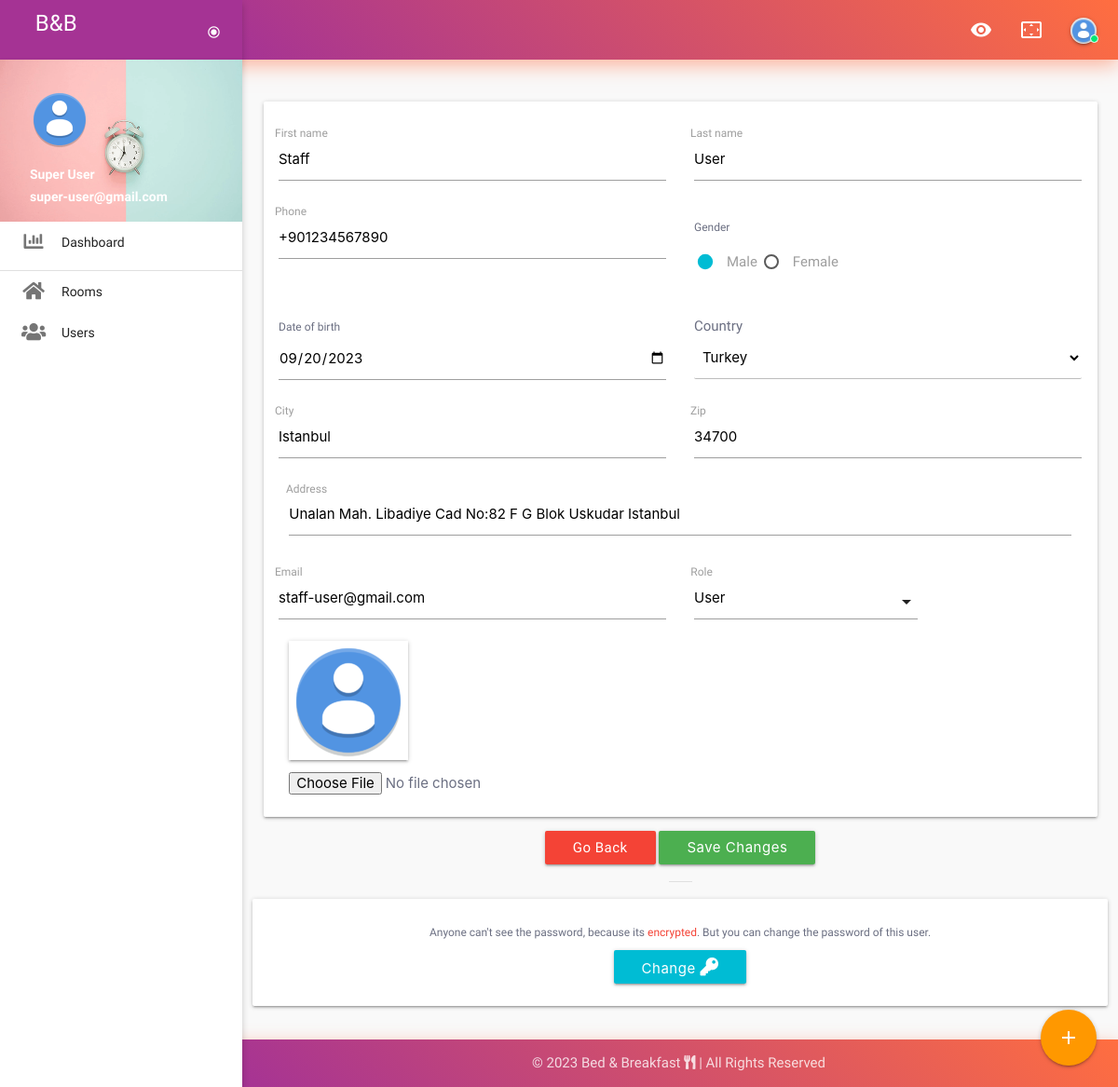
The page /user_modify?user_id=2 (signed in) on the database its author committed.
### src/models.py (models this page shows)
class User(db.Model, UserMixin):
    id = db.Column(db.Integer, primary_key=True)
    fname = db.Column(db.String(150))
    lname = db.Column(db.String(150))
    email = db.Column(db.String(150), unique=True)
    password = db.Column(db.Text)
    avatar = db.Column(db.String(225), default="default_user_img.png")
    phone = db.Column(db.String(100), default="")
    date_of_birth = db.Column(db.String(100), default="")
    gender = db.Column(db.String(100), default="")
    country = db.Column(db.String(100), default="")
    city = db.Column(db.String(100), default="")
    zip_code = db.Column(db.String(100), default="")
    address = db.Column(db.Text, default="")
    role = db.Column(db.Integer, default=0)
    registered_on = db.Column(db.String(25), default=datetime.datetime.now().date())
    hashCode = db.Column(db.Text)

### src/views.py (the view, shortened to what this page needs)
@views.route("/user_modify", methods=["GET", "POST"])
@login_required
def user_modify():
	if current_user.role == 1:
		if request.method == "GET":
			user_id = request.args.get("user_id")
			fetch_user_data = User.query.filter_by(id=user_id).first()
			default_avatar()
			return render_template("admin/user_modify.html", user=current_user, user_data=fetch_user_data)
	else:
		return redirect(url_for('views.user_dashboard'))

### src/views.py (called while the page is built)
def default_avatar():
	if not os.path.exists("src/static/img/user_avatars/default_user_img.png"):
		shutil.copy("src/static/img/default_user_img.png", "src/static/img/user_avatars/default_user_img.png")

### src/templates/admin/user_modify.html (shortened to what this page needs)
{% extends "admin/base.html" %}
{% block body_content %}
<div id="main">
<div class="row">
<div class="col s12">
<div class="container">
<div class="card-panel mt-5">
<form action="{{ url_for('views.user_modify') }}" method="POST" enctype="multipart/form-data">
<div class="row">
  <div class="row">
    <div class="input-field col s6">
      <label for="fname">First name</label>
      <input type="text" name="fname" class="validate" value="{{ user_data.fname }}">
    </div>
    <div class="input-field col s6">
      <label for="lname">Last name</label>
      <input type="text" name="lname" class="validate" value="{{ user_data.lname }}">
    </div>
  </div>
  <div class="row">
    <div class="input-field col s6">
    <label for="phone">Phone</label>
    <input type="tel" name="phone" class="validate" value="{{ user_data.phone }}">
  </div>
  <div class="input-field col s6">
    <small>Gender</small>
{% if user_data.gender == "Male" %}
<p>
  <label>
    <span>Male</span>
  </label>
  <label>
    <span>Female</span>
  </label>
</p>
{% endif %}
  </div>
  </div>
  <div class="row">
  <div class="input-field col s6">
    <small>Date of birth</small>
    <input type="date" name="birth" class="validate" value="{{ user_data.date_of_birth }}">
  </div>
  <div class="input-field col s6">
    <span>Country</span>
    <select name="country" class="browser-default">
{% if user_data.country %}
<option value="{{ user_data.country }}" selected>{{ user_data.country }}</option>
{% endif %}
        </select>
  </div>
  </div>
  <div class="row">
  <div class="input-field col s6">
    <label for="city">City</label>
    <input type="text" name="city" class="validate" value="{{ user_data.city }}">
  </div>
  <div class="input-field col s6">
    <label for="zip">Zip</label>
    <input type="tel" name="zip_code" class="validate" value="{{ user_data.zip_code }}">
  </div>
  </div>
  <div class="input-field col s12">
    <label for="address">Address</label>
    <textarea name="address" class="materialize-textarea">{{ user_data.address }}</textarea>
  </div>
  <div class="row">
  <div class="input-field col s6">
    <label for="email">Email</label>
    <input type="email" name="email" class="validate" value="{{ user_data.email }}">
  </div>
  <div class="input-field col s6">
    <label for="role">Role</label>
  </div>
  </div>
<div class="col s12">
<img src="{{ url_for('static', filename='img/user_avatars/') }}{{ user_data.avatar }}" id="img_view" class="z-depth-1" style="max-width: 13.5rem; display: block;">
<input type="file" name="avatar" id="img_input" style="margin: 13px 0 0 0;">
</div>
</div>
</div>
<div class="modal-footer center">
<a href="{{ url_for('views.users_list') }}" class="modal-close waves-effect btn red">Go back</a>
<button type="submit" class="btn waves-effect green">Save changes</button>
</div>
<div class="divider mt-2 mb-2" style="width: 25px; margin: 0 auto;"></div>
<div class="row card-panel center mb-4">
  <small>Anyone can't see the password, because its <span class="red-text">encrypted</span>. But you can change the password of this user.</small>
  <br>
  <button class="btn modal-trigger mt-1" data-target="change_password">change <i class="fas fa-key"></i></button>
</div>
</div>
</div>
</div>
</div>
{% endblock body_content %}

### src/templates/admin/base.html (shortened to what this page needs)
<!DOCTYPE html>
<html class="loading" lang="en" data-textdirection="ltr">
<head>
    <link rel="stylesheet" href="https://cdnjs.cloudflare.com/ajax/libs/font-awesome/5.15.2/css/all.min.css">
    <link rel="stylesheet" href="{{ url_for('static', filename='css/vendors.min.css') }}">
    <link rel="stylesheet" href="{{ url_for('static', filename='css/materialize.min.css') }}">
    <link rel="stylesheet" href="{{ url_for('static', filename='css/component.min.css') }}">
    <link rel="stylesheet" href="{{ url_for('static', filename='css/responsive.dataTables.min.css') }}">
    <link rel="stylesheet" href="{{ url_for('static', filename='css/dataTables.min.css') }}">
    <link rel="stylesheet" href="{{ url_for('static', filename='css/user_ui.min.css') }}">
    <link rel="stylesheet" href="{{ url_for('static', filename='css/page-users.min.css') }}">
</head>
<body class="vertical-layout page-header-light vertical-menu-collapsible vertical-menu-nav-dark preload-transitions 2-columns" data-open="click" data-menu="vertical-menu-nav-dark" data-col="2-columns">
    <header class="page-topbar" id="header">
      <div class="navbar navbar-fixed">
        <nav class="navbar-main navbar-color nav-collapsible sideNav-lock navbar-dark gradient-45deg-purple-deep-orange gradient-shadow">
          <div class="nav-wrapper">
            <ul class="navbar-list right">
              <li>
                <a href="{{ url_for('views.home') }}" class="waves-effect waves-block waves-light white-text"><i class="material-icons">visibility</i></a>
              </li>
              <li class="hide-on-med-and-down">
                <a class="waves-effect waves-block waves-light toggle-fullscreen" href="javascript:void(0);"><i class="material-icons">settings_overscan</i></a>
              </li>
              <li>
                <a class="waves-effect waves-block waves-light profile-button" href="javascript:void(0);" data-target="profile-dropdown"><span class="avatar-status avatar-online">
                  <img src="{{ url_for('static', filename='img/user_avatars/') }}{{ user.avatar }}" class="z-depth-1"><i></i></span></a>
              </li>
            </ul>
          </div>
        </nav>
      </div>
    </header>
<aside class="sidenav-main nav-expanded nav-lock nav-collapsible sidenav-light navbar-full sidenav-active-rounded">
      <div class="brand-sidebar">
        <h1 class="logo-wrapper">
          <a class="brand-logo darken-1" href="{{ url_for('views.admin_dashboard') }}">
            <span class="logo-text hide-on-med-and-down">B&amp;B</span>
          </a>
            <a class="navbar-toggler" href="javacript:void(0)">
              <i class="material-icons">radio_button_checked</i>
            </a>
        </h1>
      </div>
<ul class="sidenav sidenav-collapsible leftside-navigation collapsible sidenav-fixed menu-shadow" id="slide-out" data-menu="menu-navigation" data-collapsible="menu-accordion">
<li>
  <div class="user-view" id="userview">
      <div class="background">
        <img src="{{ url_for('static', filename='img/default_cover.png') }}" style="width: 100%;">
      </div>
      <img class="circle" src="{{ url_for('static', filename='img/user_avatars/') }}{{ user.avatar }}">
      <span class="white-text name" id="userview-name">{{ user.fname }} {{ user.lname }}</span>
      <span class="white-text email" id="userview-email">{{ user.email }}</span>
  </div>
</li>
        <li class="bold">
          <a class="waves-effect waves-cyan" href="{{ url_for('views.admin_dashboard') }}">
            <i class="fas fa-chart-bar"></i>
            <span class="menu-title" data-i18n="dashboard">Dashboard</span>
          </a>
        </li>
        <div class="divider"></div>
        <li class="bold">
          <a class="waves-effect waves-cyan" href="{{ url_for('views.admin_room') }}">
            <i class="fas fa-home"></i>
            <span class="menu-title" data-i18n="home">Rooms</span>
          </a>
        </li>
        <li class="bold">
          <a class="waves-effect waves-cyan" href="{{ url_for('views.users_list') }}">
            <i class="fas fa-users"></i>
            <span class="menu-title" data-i18n="home">Users</span>
          </a>
        </li>
</ul>
</aside>
{% block body_content %}
{% endblock body_content %}
<div class="fixed-action-btn">
  <a class="btn-floating btn-large orange">
    <i class="large material-icons">add</i>
  </a>
</div>
<footer class="page-footer footer footer-static footer-dark gradient-45deg-purple-deep-orange gradient-shadow navbar-border navbar-shadow">
      <div class="footer-copyright">
        <div class="container center-align">
          &copy; <span id="current_year"></span> Bed & Breakfast <i class="fas fa-utensils"></i> | All Rights Reserved
        </div>
      </div>
</footer>
</body>
</html>

### src/templates/admin/base.html (style rules this page uses)
#userview { margin: 0; }
#userview-name { font-weight: 800; margin-top: 15px; }
#userview-email { font-weight: 800; padding-bottom: 15px; }

### rows shown on the page
User: avatar (placeholder picture), fname "Super", lname "User", email "super-user@gmail.com"
User: fname "Staff", lname "User", phone "+901234567890", birth "09/20/2023", country "Turkey", city "Istanbul", zip_code "34700", address "Unalan Mah. Libadiye Cad No:82 F G Blok Uskudar Istanbul", email "staff-user@gmail.com", avatar (placeholder picture)
